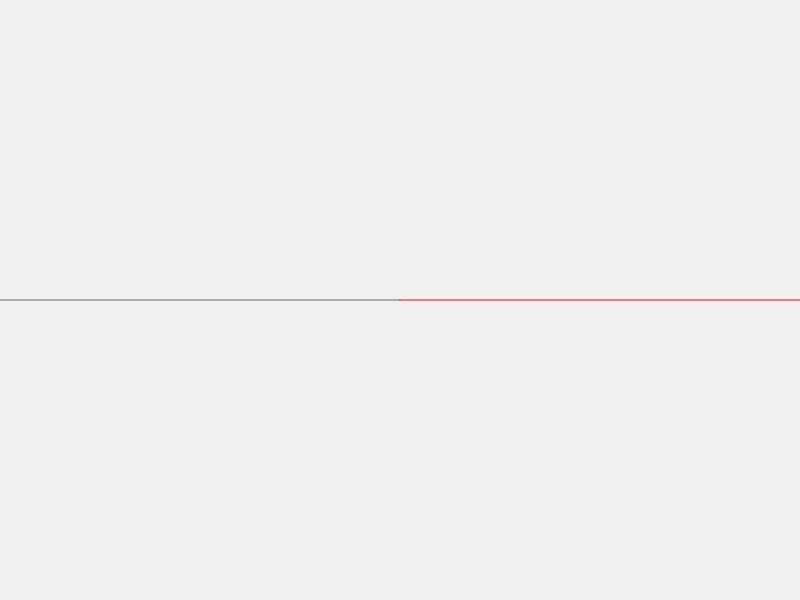
Frame 1 (no input)
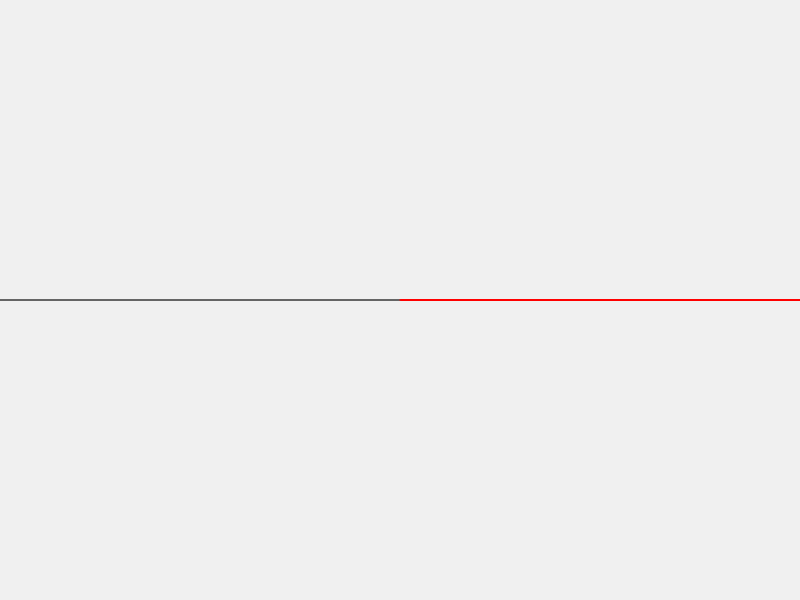
Frame 60 (no input)
Frame 120 (the mouse pressed at the canvas centre since frame 60): identical to frame 60, image omitted

The p5.js sketch that drew these frames (run headless with seeded random() and noise() and a simulated clock; from frame 60 on, the mouse is pressed at the canvas centre):

// p5.js sketch
// ── sketch.js
// http://www.ac-grenoble.fr/disciplines/informatiquelycee/p5_base_a2.html
// Ligne en deux couleurs
// For et if imposés

function setup() 
{
  createCanvas(800,600);
  background(240);
}

function draw() 
{
  for(var i=1;i<=2;i=i+1)
  {
   if (i==1)
   {
     stroke(100);
     line(0,height/2,width/2,height/2); 
   }
    else
    {
      stroke(255,0,0);
     line(width/2,height/2,width,height/2); 
    }
  }

}
